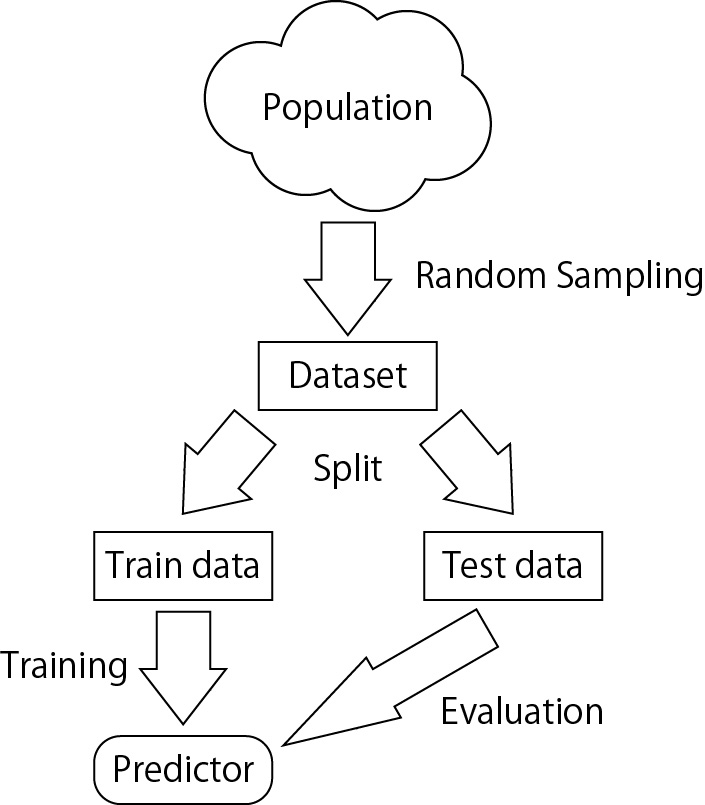
#> input picture hold-out.jpg, 705 x 805 px
$ jupyter execute RUPP-Lecture4.ipynb
#> lines starting #> are read from the running program, lines starting #| are printed output that depends on the picture
# Evaluation and Metric
Even when making predictions or classifications using machine learning, it is necessary to evaluate their performance. Visualization can give you an overview of prediction accuracy, but further detailed examination is needed.
Here, we will discuss and explain evaluation metrics for regression, such as mean squared error (MSE) and mean absolute error (MAE), as well as evaluation metrics for classification performance, such as confusion matrix, precision, and so on.

## Evaluation methods
Essentially, in order to evaluate the performance of regression or classification, it is necessary to assess whether the predictions are correct for all possible data.
However, it is impossible to prepare all possible data previously, and if it were possible, there would be no need to use machine learning for prediction.
Therefore, in machine learning, training data and test data are prepared in advance.
The predictor trained with the training data is then evaluated to see if it can make correct predictions.
It is important that both the training and test data sufficiently represent the field in which you want to apply the predictor.
n other words, to examine the general performance with a small amount of data, it is important that the training data and test data are appropriately sampled as representatives of the entire data set.
(It has a strong relationship with the idea of random sampling in statistics.)

In practice, when using machine learning, there is often a limited amount of pre-existing labeled data.
On one hand, you want to use as much data as possible for training the model, while on the other hand, you want to evaluate the model's performance on as much diverse data as possible.
There is a trade-off that needs to be considered.

### Hold-out
When there is a sufficient amount of data available, it's simple to split the data into training and testing sets for evaluation.
Generally, in order to train the model efficiently, a larger portion of the data is allocated to the training set.
The following figure shows hold-out.

[cell 1]
from PIL import Image

im = Image.open('hold-out.jpg')
#> im is the input picture: PIL image 705x805 RGB; min 0, max 255, mean 246.1
im.resize((im.width // 2, im.height // 2))
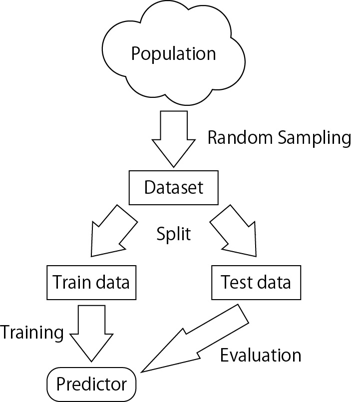
#> Out: PIL image 352x402 RGB; min 0, max 255, mean 245.8

The problem with the hold-out is that it relies on a single split of the training and test data for evaluation.
When the collected data is divided, the distribution of the data inevitably is biased due to the reduced number of data points, a phenomenon well known in statistics.
Therefore, even if a predictor trained on a randomly selected training dataset shows good performance on a randomly selected test dataset, it cannot be trusted.
In other words, the bias of the training and test data cannot be ignored.
In statistics, an average is used to mitigate such bias.
That is, by conducting multiple trials and averaging the results, the true performance can be evaluated.
Cross-validation is designed based on this concept.

### Cross validation
In cross validation, the dataset is predivided into several subsets.
Then, one of those subsets is used as test data, and the remaining subsets are used as training data to train the predictor.
In this case, the choice of test data exists for the number of divisions ($n$), so $n$ trials can be conducted.
Therefore, by taking the average of the performance evaluations from the $n$ trials, it is possible to evaluate the prediction performance with less bias.

[cell 2]
from PIL import Image

im = Image.open('crossvalidation.jpg')
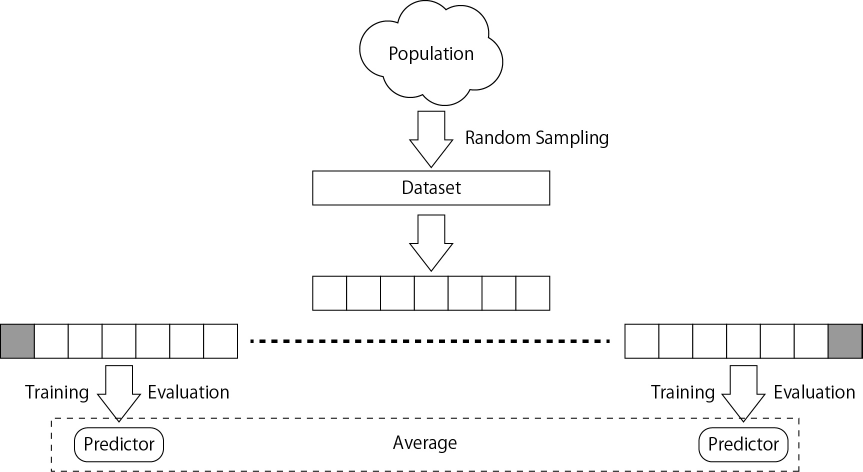
#> input picture crossvalidation.jpg, 1725 x 944 px (shown at 1/2 size)
#> im is the input picture: PIL image 1725x944 RGB; min 0, max 255, mean 248.9
im.resize((im.width // 3, im.height // 3))
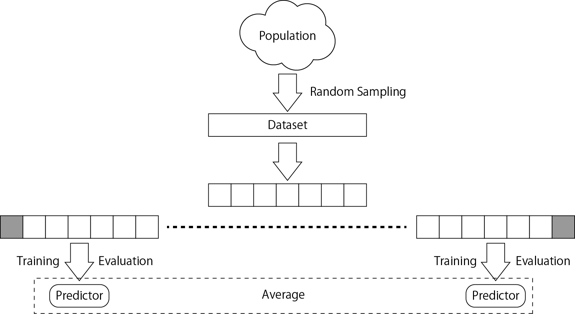
#> Out: PIL image 575x314 RGB; min 0, max 255, mean 248.7
